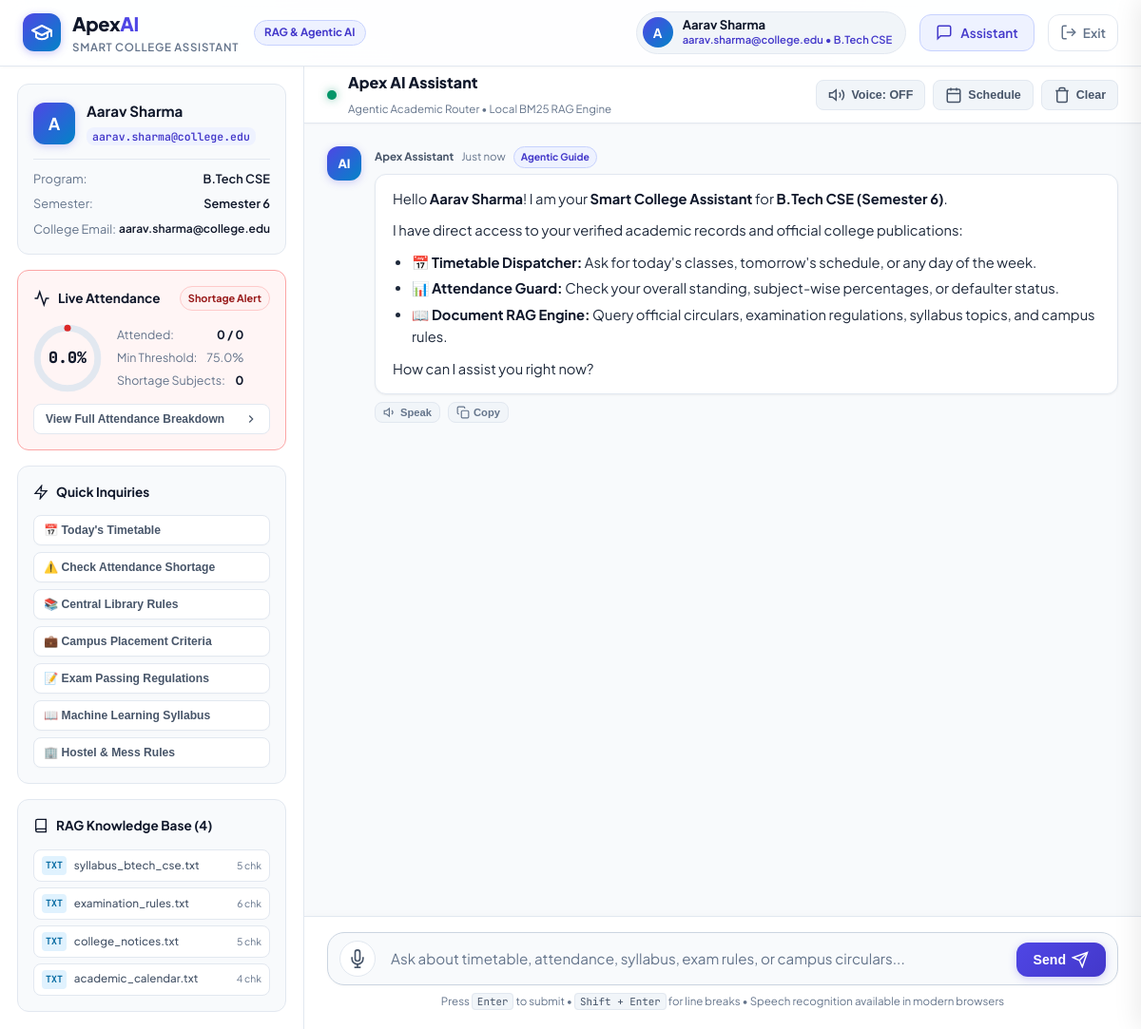
Page /chat (signed in) on the committed database.
### tables this page shows
CREATE TABLE uploaded_documents (
                id INTEGER PRIMARY KEY AUTOINCREMENT,
                filename TEXT NOT NULL,
                original_name TEXT NOT NULL,
                file_type TEXT NOT NULL,
                file_size INTEGER NOT NULL,
                upload_date TEXT NOT NULL,
                chunk_count INTEGER NOT NULL DEFAULT 0
            );

### app.py (the view)
@app.route("/chat")
@login_required
def chat_dashboard():
    student_id = session.get("user_id")
    role = session.get("role")
    attendance_data = None
    timetable_data = None
    if role == "student":
        attendance_data = get_student_attendance(student_id)
        timetable_data = get_timetable_for_student(student_id)
    documents = list_all_documents()
    return render_template(
        "chat.html",
        attendance=attendance_data,
        timetable=timetable_data,
        documents=documents
    )

### templates/chat.html (shortened to what this page needs)
{% extends "base.html" %}
{% block content %}
<div class="chat-layout">
    <aside class="chat-sidebar">
        <div class="sidebar-card student-card">
            <div class="student-card-header">
                <div class="student-avatar">{{ current_user.name[:1] | upper }}</div>
                <div class="student-meta">
                    <h3 class="student-name">{{ current_user.name }}</h3>
                    <span class="student-id-tag">{{ current_user.id }}</span>
                </div>
            </div>
            <div class="student-card-details">
                <div class="detail-row">
                    <span class="detail-label">Program:</span>
                    <span class="detail-val">{{ current_user.class_name }}</span>
                </div>
                <div class="detail-row">
                    <span class="detail-label">Semester:</span>
                    <span class="detail-val">Semester {{ current_user.semester }}</span>
                </div>
                <div class="detail-row">
                    <span class="detail-label">College Email:</span>
                    <span class="detail-val email-text">{{ current_user.email }}</span>
                </div>
            </div>
        </div>
        {% if attendance %}
        <div class="sidebar-card attendance-card {% if attendance.overall_is_low %}status-alert{% endif %}">
            <div class="sidebar-card-title">
                <div class="title-with-icon">
                    <svg width="18" height="18" viewBox="0 0 24 24" fill="none" stroke="currentColor" stroke-width="2">
                        <path d="M22 12h-4l-3 9L9 3l-3 9H2"></path>
                    </svg>
                    <span>Live Attendance</span>
                </div>
                {% if attendance.overall_is_low %}
                    <span class="pill-badge badge-warning">Shortage Alert</span>
                {% else %}
                    <span class="pill-badge badge-success">Good Standing</span>
                {% endif %}
            </div>
            <div class="attendance-metric-box">
                <div class="metric-circle-gauge">
                    <svg viewBox="0 0 36 36" class="circular-chart">
                        <path class="circle-bg"
                            d="M18 2.0845 a 15.9155 15.9155 0 0 1 0 31.831 a 15.9155 15.9155 0 0 1 0 -31.831"
                        />
                        <path class="circle {% if attendance.overall_is_low %}warning{% else %}good{% endif %}"
                            stroke-dasharray="{{ attendance.overall_percentage }}, 100"
                            d="M18 2.0845 a 15.9155 15.9155 0 0 1 0 31.831 a 15.9155 15.9155 0 0 1 0 -31.831"
                        />
                        <text x="18" y="20.35" class="percentage-text">{{ attendance.overall_percentage }}%</text>
                    </svg>
                </div>
                <div class="metric-stats">
                    <div class="stat-line">
                        <span>Attended:</span>
                        <strong>{{ attendance.overall_attended }} / {{ attendance.overall_total }}</strong>
                    </div>
                    <div class="stat-line">
                        <span>Min Threshold:</span>
                        <span>75.0%</span>
                    </div>
                    <div class="stat-line">
                        <span>Shortage Subjects:</span>
                        <strong class="{% if attendance.low_attendance_count > 0 %}text-danger{% endif %}">
                            {{ attendance.low_attendance_count }}
                        </strong>
                    </div>
                </div>
            </div>
            <button type="button" class="view-drawer-btn" onclick="openDrawer('attendance')">
                <span>View Full Attendance Breakdown</span>
                <svg width="14" height="14" viewBox="0 0 24 24" fill="none" stroke="currentColor" stroke-width="2"><polyline points="9 18 15 12 9 6"></polyline></svg>
            </button>
        </div>
        {% endif %}
        <div class="sidebar-card prompts-card">
            <div class="sidebar-card-title">
                <div class="title-with-icon">
                    <svg width="16" height="16" viewBox="0 0 24 24" fill="none" stroke="currentColor" stroke-width="2">
                        <polygon points="13 2 3 14 12 14 11 22 21 10 12 10 13 2"></polygon>
                    </svg>
                    <span>Quick Inquiries</span>
                </div>
            </div>
            <div class="prompt-chips">
                <button type="button" class="prompt-chip" onclick="sendQuickPrompt('What is my timetable for today?')">
                    📅 Today's Timetable
                </button>
                <button type="button" class="prompt-chip" onclick="sendQuickPrompt('Do I have any low attendance subjects or shortage?')">
                    ⚠️ Check Attendance Shortage
                </button>
                <button type="button" class="prompt-chip" onclick="sendQuickPrompt('What are the central library timings and book borrowing rules?')">
                    📚 Central Library Rules
                </button>
                <button type="button" class="prompt-chip" onclick="sendQuickPrompt('What are the campus placement eligibility criteria for 2026?')">
                    💼 Campus Placement Criteria
                </button>
                <button type="button" class="prompt-chip" onclick="sendQuickPrompt('What are the examination rules and passing criteria?')">
                    📝 Exam Passing Regulations
                </button>
                <button type="button" class="prompt-chip" onclick="sendQuickPrompt('Explain the Machine Learning course syllabus and lab work')">
                    📖 Machine Learning Syllabus
                </button>
                <button type="button" class="prompt-chip" onclick="sendQuickPrompt('What are the hostel curfew timings and mess schedule?')">
                    🏢 Hostel & Mess Rules
                </button>
            </div>
        </div>
        <div class="sidebar-card docs-card">
            <div class="sidebar-card-title">
                <div class="title-with-icon">
                    <svg width="16" height="16" viewBox="0 0 24 24" fill="none" stroke="currentColor" stroke-width="2">
                        <path d="M4 19.5A2.5 2.5 0 0 1 6.5 17H20"></path>
                        <path d="M6.5 2H20v20H6.5A2.5 2.5 0 0 1 4 19.5v-15A2.5 2.5 0 0 1 6.5 2z"></path>
                    </svg>
                    <span>RAG Knowledge Base ({{ documents | length }})</span>
                </div>
            </div>
            <div class="doc-list-compact">
                {% for doc in documents %}
                <div class="doc-item-compact" onclick="sendQuickPrompt('Summarize key points from {{ doc.filename }}')">
                    <span class="doc-badge">{{ doc.file_type }}</span>
                    <span class="doc-title" title="{{ doc.original_name }}">{{ doc.original_name }}</span>
                    <span class="doc-chunks">{{ doc.chunk_count }} chk</span>
                </div>
                {% endfor %}
            </div>
        </div>
    </aside>
    <section class="chat-workspace">
        <div class="workspace-header">
            <div class="ai-status-indicator">
                <div class="status-pulse-dot"></div>
                <div class="ai-header-info">
                    <h2>Apex AI Assistant</h2>
                    <span class="ai-sub">Agentic Academic Router &bull; Local BM25 RAG Engine</span>
                </div>
            </div>
            <div class="workspace-controls">
                <button type="button" class="control-btn" id="tts-toggle-btn" onclick="toggleAudioReading()" title="Toggle voice narration">
                    <svg id="tts-icon-on" width="18" height="18" viewBox="0 0 24 24" fill="none" stroke="currentColor" stroke-width="2">
                        <polygon points="11 5 6 9 2 9 2 15 6 15 11 19 11 5"></polygon>
                        <path d="M19.07 4.93a10 10 0 0 1 0 14.14M15.54 8.46a5 5 0 0 1 0 7.07"></path>
                    </svg>
                    <span id="tts-label">Voice: OFF</span>
                </button>
                <button type="button" class="control-btn" onclick="openDrawer('timetable')" title="View timetable schedule">
                    <svg width="18" height="18" viewBox="0 0 24 24" fill="none" stroke="currentColor" stroke-width="2">
                        <rect x="3" y="4" width="18" height="18" rx="2" ry="2"></rect>
                        <line x1="16" y1="2" x2="16" y2="6"></line>
                        <line x1="8" y1="2" x2="8" y2="6"></line>
                        <line x1="3" y1="10" x2="21" y2="10"></line>
                    </svg>
                    <span>Schedule</span>
                </button>
                <button type="button" class="control-btn danger-hover" onclick="clearConversation()" title="Clear conversation history">
                    <svg width="18" height="18" viewBox="0 0 24 24" fill="none" stroke="currentColor" stroke-width="2">
                        <polyline points="3 6 5 6 21 6"></polyline>
                        <path d="M19 6v14a2 2 0 0 1-2 2H7a2 2 0 0 1-2-2V6m3 0V4a2 2 0 0 1 2-2h4a2 2 0 0 1 2 2v2"></path>
                    </svg>
                    <span>Clear</span>
                </button>
            </div>
        </div>
        <div class="chat-messages-container" id="chatMessages">
            <div class="chat-message assistant-message" id="welcome-msg">
                <div class="message-avatar">
                    <div class="bot-icon">AI</div>
                </div>
                <div class="message-content-wrapper">
                    <div class="message-header">
                        <span class="message-sender">Apex Assistant</span>
                        <span class="message-time">Just now</span>
                        <span class="source-tag system">Agentic Guide</span>
                    </div>
                    <div class="message-bubble">
                        <p>Hello <strong>{{ current_user.name }}</strong>! I am your <strong>Smart College Assistant</strong> for <strong>{{ current_user.class_name }} (Semester {{ current_user.semester }})</strong>.</p>
                        <p>I have direct access to your verified academic records and official college publications:</p>
                        <ul>
                            <li><strong>📅 Timetable Dispatcher:</strong> Ask for today's classes, tomorrow's schedule, or any day of the week.</li>
                            <li><strong>📊 Attendance Guard:</strong> Check your overall standing, subject-wise percentages, or defaulter status.</li>
                            <li><strong>📖 Document RAG Engine:</strong> Query official circulars, examination regulations, syllabus topics, and campus rules.</li>
                        </ul>
                        <p>How can I assist you right now?</p>
                    </div>
                    <div class="message-actions">
                        <button type="button" class="msg-action-btn" onclick="readMessageAudio(this)" title="Read aloud">
                            <svg width="14" height="14" viewBox="0 0 24 24" fill="none" stroke="currentColor" stroke-width="2"><polygon points="11 5 6 9 2 9 2 15 6 15 11 19 11 5"></polygon><path d="M15.54 8.46a5 5 0 0 1 0 7.07"></path></svg>
                            <span>Speak</span>
                        </button>
                        <button type="button" class="msg-action-btn" onclick="copyMessageText(this)" title="Copy text">
                            <svg width="14" height="14" viewBox="0 0 24 24" fill="none" stroke="currentColor" stroke-width="2"><rect x="9" y="9" width="13" height="13" rx="2" ry="2"></rect><path d="M5 15H4a2 2 0 0 1-2-2V4a2 2 0 0 1 2-2h9a2 2 0 0 1 2 2v1"></path></svg>
                            <span>Copy</span>
                        </button>
                    </div>
                </div>
            </div>
        </div>
        <div class="chat-input-area">
            <form id="chatForm" onsubmit="handleChatSubmit(event)" class="chat-form">
                <div class="input-bar-container">
                    <button type="button" class="voice-input-btn" id="voice-record-btn" onclick="toggleVoiceInput()" title="Voice input (Speech to Text)">
                        <svg width="20" height="20" viewBox="0 0 24 24" fill="none" stroke="currentColor" stroke-width="2">
                            <path d="M12 1a3 3 0 0 0-3 3v8a3 3 0 0 0 6 0V4a3 3 0 0 0-3-3z"></path>
                            <path d="M19 10v2a7 7 0 0 1-14 0v-2"></path>
                            <line x1="12" y1="19" x2="12" y2="23"></line>
                            <line x1="8" y1="23" x2="16" y2="23"></line>
                        </svg>
                    </button>
                    <textarea
                        name="message"
                        id="userMessageInput"
                        rows="1"
                        placeholder="Ask about timetable, attendance, syllabus, exam rules, or campus circulars..."
                        required
                        onkeydown="handleTextareaKeydown(event)"
                        oninput="autoResizeTextarea(this)"
                    ></textarea>
                    <button type="submit" class="send-message-btn" id="sendBtn" title="Send message">
                        <span>Send</span>
                        <svg width="18" height="18" viewBox="0 0 24 24" fill="none" stroke="currentColor" stroke-width="2">
                            <line x1="22" y1="2" x2="11" y2="13"></line>
                            <polygon points="22 2 15 22 11 13 2 9 22 2"></polygon>
                        </svg>
                    </button>
                </div>
            </form>
            <div class="input-helper-text">
                Press <kbd>Enter</kbd> to submit &bull; <kbd>Shift + Enter</kbd> for line breaks &bull; Speech recognition available in modern browsers
            </div>
        </div>
    </section>
</div>
{% endblock %}

### rows in the picture
uploaded_documents: file_type "TXT", original_name "syllabus_btech_cse.txt", chunk_count "5"
uploaded_documents: file_type "TXT", original_name "examination_rules.txt", chunk_count "6"
uploaded_documents: file_type "TXT", original_name "college_notices.txt", chunk_count "5"
uploaded_documents: file_type "TXT", original_name "academic_calendar.txt", chunk_count "4"

### other values in the picture
{{ current_user.name[:1] | upper }} "A"
{{ current_user.name }} "Aarav Sharma"
{{ current_user.id }} "aarav.sharma@college.edu"
{{ current_user.class_name }} "B.Tech CSE"
{{ current_user.semester }} "6"
{{ current_user.email }} "aarav.sharma@college.edu"
{{ attendance.overall_percentage }} "0.0"
{{ attendance.overall_attended }} "0"
{{ attendance.overall_total }} "0"
{{ attendance.low_attendance_count }} "0"
{{ documents | length }} "4"
